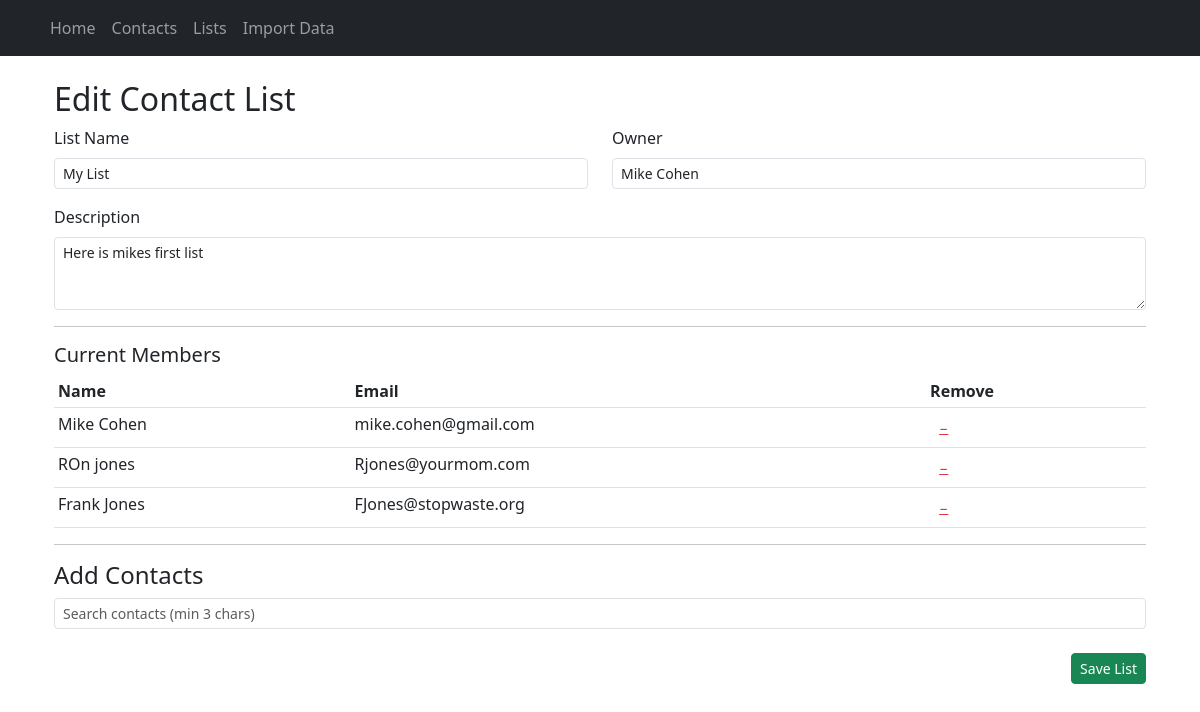
The app's page /lists/edit/1, older data.
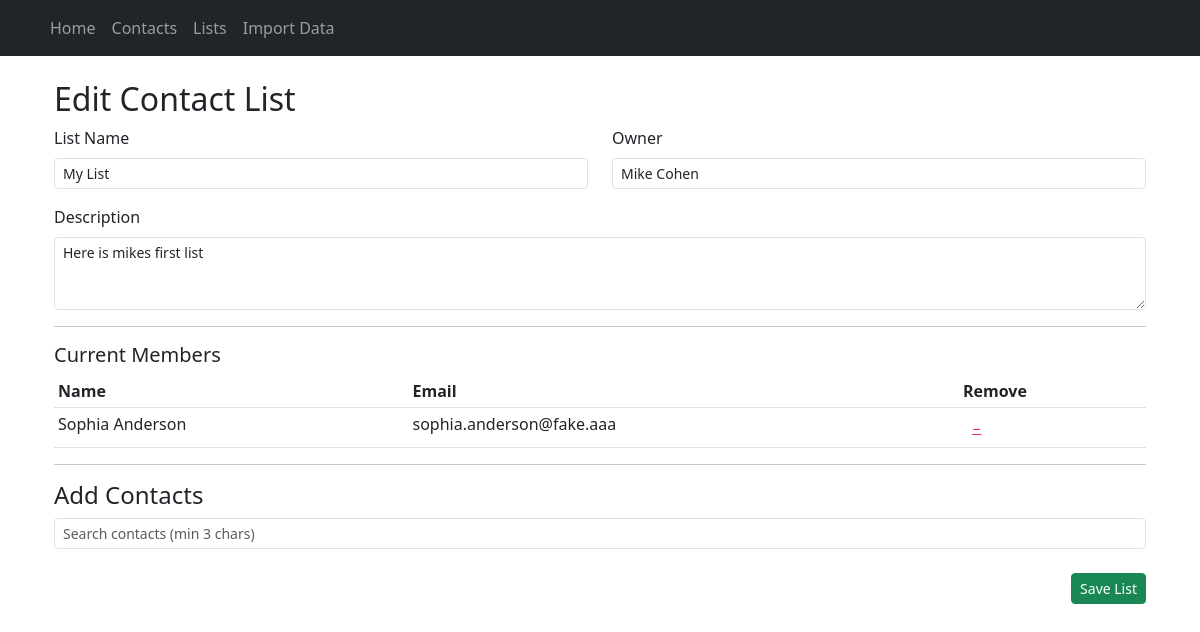
The same page, newer data.
### models.py (models this page shows)
class Contact(db.Model):
    id = db.Column(db.Integer, primary_key=True)
    first_name = db.Column(db.String(50), nullable=False)
    last_name = db.Column(db.String(50), nullable=False)
    email = db.Column(db.String(120), unique=True, nullable=False)

### app.py (the view, shortened to what this page needs)
@app.route('/lists/edit/<int:list_id>', methods=['GET', 'POST'])
def edit_list(list_id):
    list_obj = ContactList.query.get_or_404(list_id)
    form = ContactListForm(obj=list_obj)
    return render_template('edit_list.html', form=form, list_obj=list_obj)

### forms.py
class ContactListForm(FlaskForm):
    name = StringField('List Name', validators=[DataRequired(), Length(max=100)])
    description = TextAreaField('Description')
    owner = StringField('Owner', validators=[DataRequired(), Length(max=120)])
    submit = SubmitField('Save List')

### templates/edit_list.html (shortened to what this page needs)
{% extends 'base.html' %}
{% block content %}
<div class="container">
    <h2>Edit Contact List</h2>
    <form method="POST" class="mb-3">
        <div class="row mb-3">
            <div class="col-md-6">
                {{ form.name.label(class="form-label") }}
                {{ form.name(class="form-control form-control-sm") }}
            </div>
            <div class="col-md-6">
                {{ form.owner.label(class="form-label") }}
                {{ form.owner(class="form-control form-control-sm") }}
            </div>
        </div>
        <div class="mb-3">
            {{ form.description.label(class="form-label") }}
            {{ form.description(class="form-control form-control-sm", rows=3) }}
        </div>
    </form>
    <hr>
    <h5>Current Members</h5>
    <table class="table table-sm" id="current-members-table">
        <thead>
            <tr>
                <th>Name</th>
                <th>Email</th>
                <th>Remove</th>
            </tr>
        </thead>
        <tbody>
        {% for c in list_obj.contacts %}
            <tr data-contact-id="{{ c.id }}">
                <td>{{ c.first_name }} {{ c.last_name }}</td>
                <td>{{ c.email }}</td>
                <td>
                    <button type="button" class="btn btn-link text-danger btn-sm remove-contact-btn" title="Remove">
                        &minus;
                    </button>
                </td>
            </tr>
        {% endfor %}
        </tbody>
    </table>
    <hr>
    <h4>Add Contacts</h4>
    <div class="mb-3">
        <input type="text" id="contact-search" class="form-control form-control-sm" placeholder="Search contacts (min 3 chars)">
    </div>
    <div class="d-flex justify-content-end mt-4">
        <form method="POST">
            {{ form.submit(class="btn btn-success btn-sm") }}
        </form>
    </div>
</div>
{% endblock %}

Row changes from the older to the newer data that the page shows:
no longer on this page (row unchanged): Contact: first_name "Mike", last_name "Cohen", email "mike.cohen@gmail.com"
no longer on this page (row unchanged): Contact: first_name "ROn", last_name "jones", email "Rjones@yourmom.com"
no longer on this page (row unchanged): Contact: first_name "Frank", last_name "Jones", email "FJones@stopwaste.org"
added Contact: first_name "Sophia", last_name "Anderson", email "sophia.anderson@fake.aaa"
